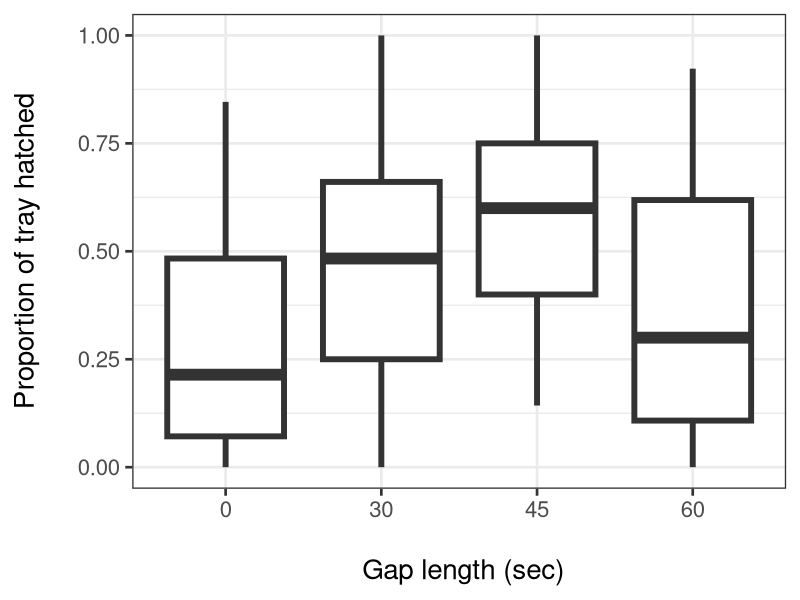
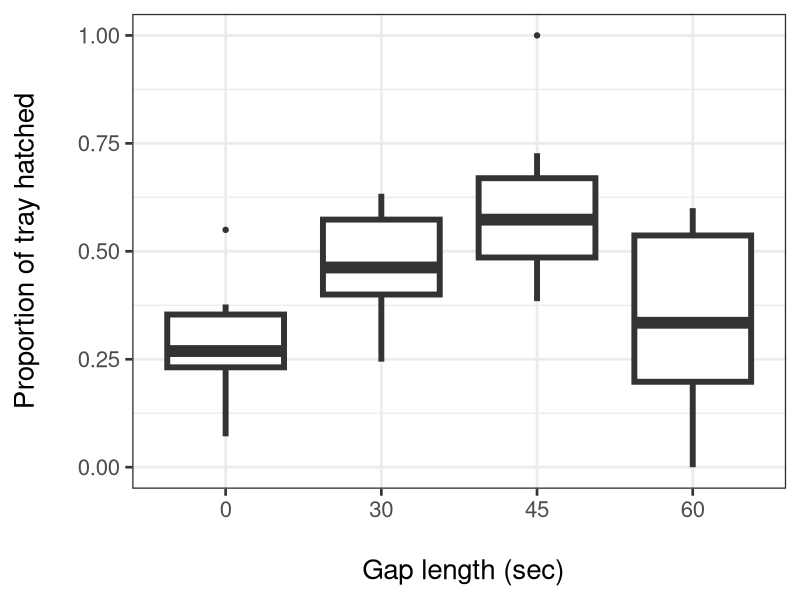
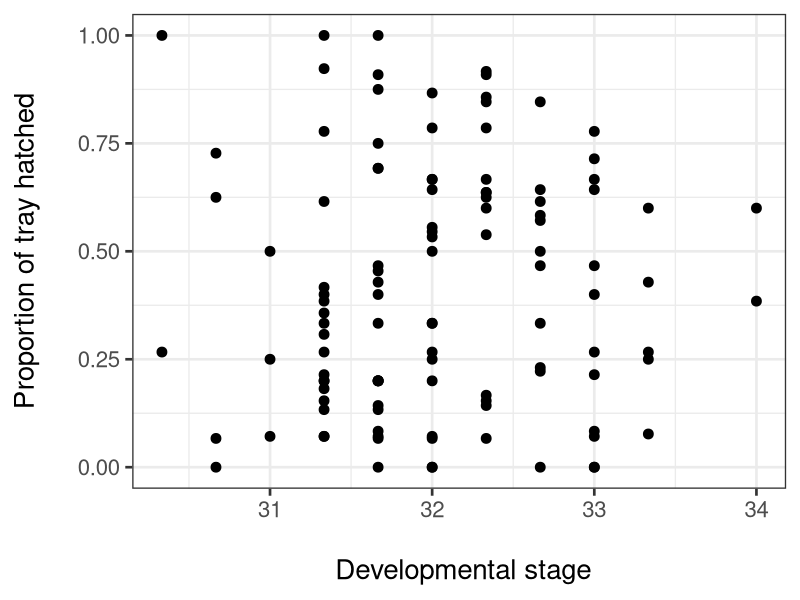

Write R code to recreate these figures, in order.
## ---- chunk 1
setwd('/Volumes/Julie17/gap') 
## ---- chunk 2
library(ggplot2)
library(MASS)
library(multcomp)
## ---- chunk 3
gap.df<-read.csv(file="gap.csv")
## ---- chunk 4
ggplot(gap.df, aes(x=as.factor(Gap), y=PropH)) + 
  geom_boxplot(data=gap.df, size=2) +
  ylab("Proportion of tray hatched\n")+
  theme_bw(20) +
  xlab("\n Gap length (sec)")+
  theme(legend.position="none")

## ---- chunk 5
gap.df$Gap<-as.factor(gap.df$Gap)
lm1<-lm(PropH~Gap, data=gap.df)
lm2<-glht(lm1, linfct=mcp(Gap="Tukey"))
summary(lm2)
cld(lm2) 

## ---- chunk 6
## Gives count, mean, standard deviation, standard error of the mean, and confidence interval (default 95%).
##   data: a data frame.
##   measurevar: the name of a column that contains the variable to be summariezed
##   groupvars: a vector containing names of columns that contain grouping variables
##   na.rm: a boolean that indicates whether to ignore NA's
##   conf.interval: the percent range of the confidence interval (default is 95%)
summarySE <- function(data=NULL, measurevar, groupvars=NULL, na.rm=FALSE,
                      conf.interval=.95, .drop=TRUE) {
  library(plyr)
  
  # New version of length which can handle NA's: if na.rm==T, don't count them
  length2 <- function (x, na.rm=FALSE) {
    if (na.rm) sum(!is.na(x))
    else       length(x)
  }
  
  # This does the summary. For each group's data frame, return a vector with
  # N, mean, and sd
  datac <- ddply(data, groupvars, .drop=.drop,
                 .fun = function(xx, col) {
                   c(N    = length2(xx[[col]], na.rm=na.rm),
                     mean = mean   (xx[[col]], na.rm=na.rm),
                     sd   = sd     (xx[[col]], na.rm=na.rm)
                   )
                 },
                 measurevar
  )
  
  # Rename the "mean" column    
  datac <- rename(datac, c("mean" = measurevar))
  
  datac$se <- datac$sd / sqrt(datac$N)  # Calculate standard error of the mean
  
  # Confidence interval multiplier for standard error
  # Calculate t-statistic for confidence interval: 
  # e.g., if conf.interval is .95, use .975 (above/below), and use df=N-1
  ciMult <- qt(conf.interval/2 + .5, datac$N-1)
  datac$ci <- datac$se * ciMult
  
  return(datac)
}
## ---- chunk 7
gapSE <- summarySE(gap.df, measurevar="PropH", groupvars=c("Gap", "AvgStage"), na.rm=T)

ggplot(gapSE, aes(x=as.factor(Gap), y=PropH)) + 
  geom_boxplot(data=gapSE, size=2) +
  #geom_errorbar(aes(ymin=PropH-se, ymax=PropH+se), width=.1) +
  ylab("Proportion of tray hatched\n")+
  theme_bw(20) +
  xlab("\n Gap length (sec)")+
  theme(legend.position="none")

ggplot(gap.df, aes(x=AvgStage, y=PropH)) + 
  geom_point(data=gap.df, size=3) +
  ylab("Proportion of tray hatched\n")+
  theme_bw(20) +
  xlab("\n Developmental stage")+
  theme(legend.position="none")

## ---- chunk 8
gap0 <- subset(gap.df, Gap == 0)
gap30 <- subset(gap.df, Gap == 30)
gap45 <- subset(gap.df, Gap == 45)
gap60 <- subset(gap.df, Gap == 60)
## ---- chunk 9
